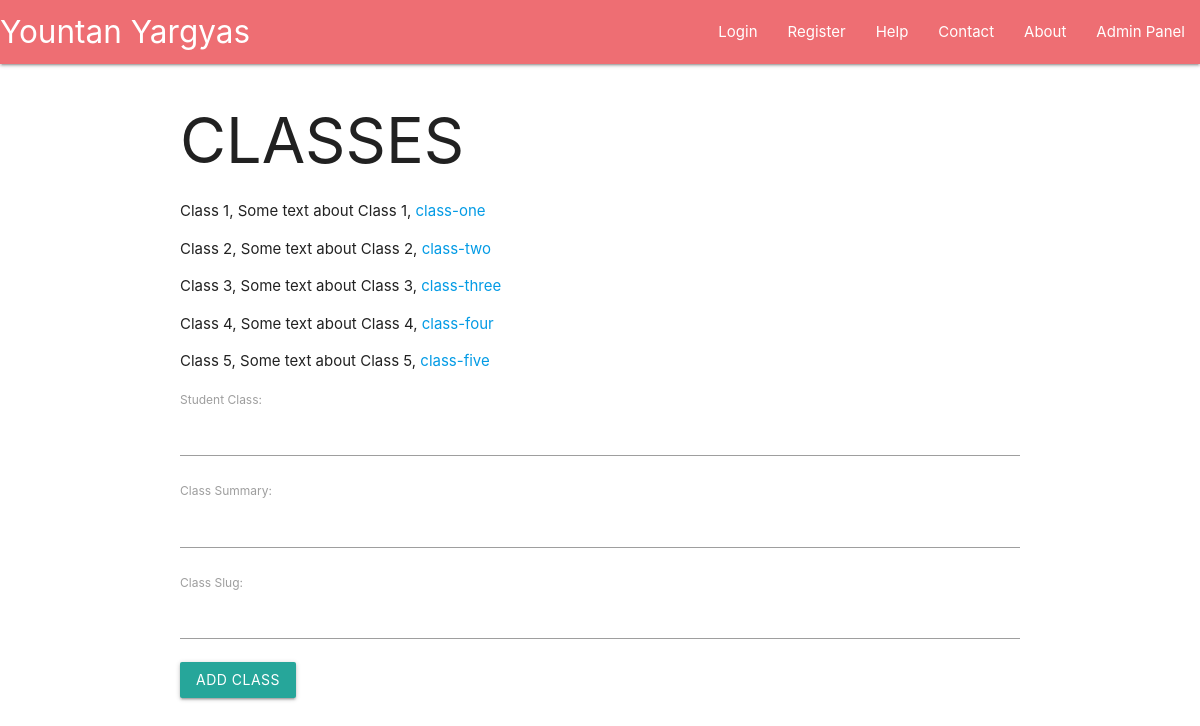
The app's page /classes/, older data.
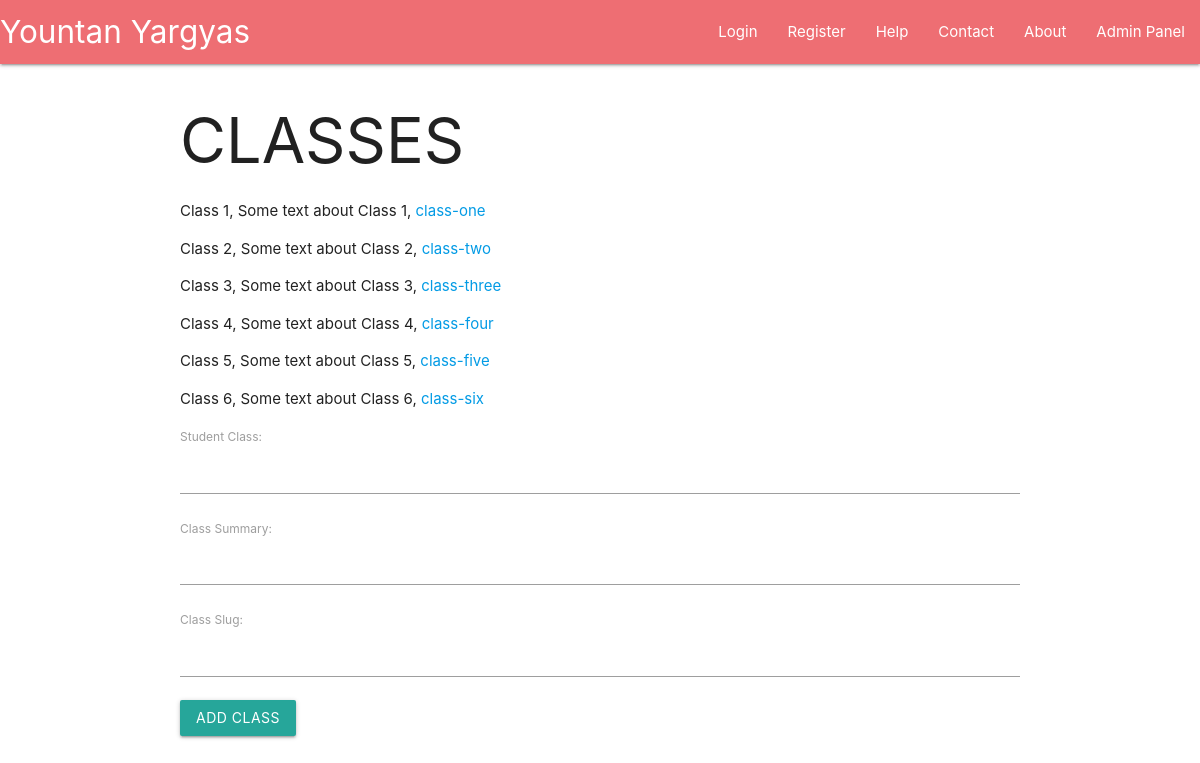
The same page, newer data.
### main/models.py (models this page shows, shortened)
class StudentClass(models.Model):
    student_class = models.CharField(max_length=100)
    class_summary = models.CharField(max_length=500)
    class_slug = models.CharField(max_length=100)
    class Meta:
        verbose_name_plural = "Classes"

### main/views.py (the view, shortened to what this page needs)
# urls.py: path("classes/", views.student_classes, name="classes"),
def student_classes(request):
    form = AddClass()
    return render(
        request=request,
        template_name="main/classes.html",
        context={"student_classes": StudentClass.objects.all, "form": form}
        )

### main/forms.py
class AddClass(forms.ModelForm):
    class Meta:
        model = StudentClass
        fields = ["student_class", "class_summary", "class_slug"]
        labels = {"student_class": "Student Class", "class_summary": "Class Summary", "class_slug": "Class Slug"}

### main/templates/main/classes.html (shortened to what this page needs)
{% extends "Main/header.html" %}
{% block content %}
    <h1>CLASSES</h1>
    {% for class in student_classes %}
        <p>{{ class.student_class }}, {{ class.class_summary }}, <a href="/classes/{{ class.class_slug }}">{{ class.class_slug }}</a></p>
    {% endfor %}
    <form method="POST">
        {{ form.as_p }}
        <button type="submit" class="btn">Add Class</button>
    </form>
{% endblock %}

Row changes from the older to the newer data that the page shows:
added StudentClass: student_class "Class 6", class_summary "Some text about Class 6", class_slug "class-six"
